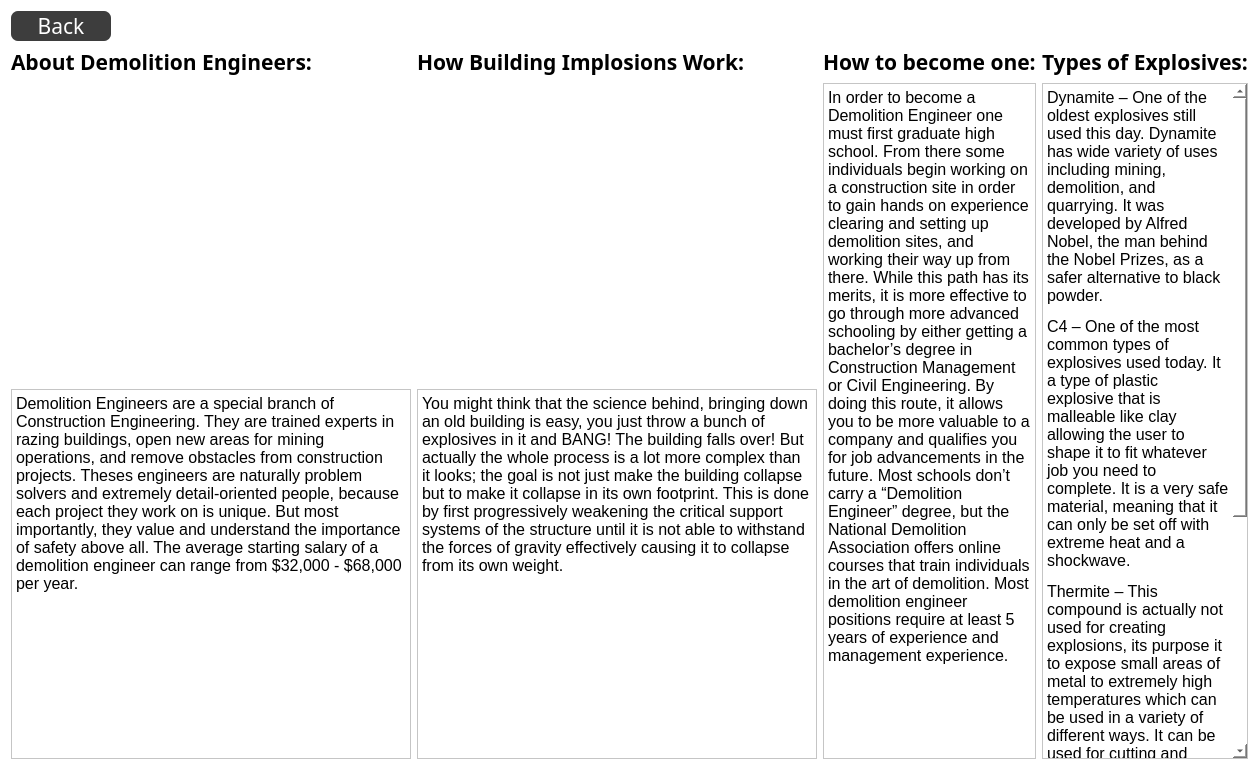
<?xml version="1.0" encoding="UTF-8"?>
<ui version="4.0">
 <class>EducationPage</class>
 <widget class="QWidget" name="EducationPage">
  <property name="geometry">
   <rect>
    <x>0</x>
    <y>0</y>
    <width>1213</width>
    <height>770</height>
   </rect>
  </property>
  <property name="windowTitle">
   <string>Form</string>
  </property>
  <property name="styleSheet">
   <string notr="true">QWidget{
background-color: white;
}</string>
  </property>
  <layout class="QGridLayout" name="gridLayout">
   <item row="0" column="0">
    <widget class="QPushButton" name="educationBackButton">
     <property name="minimumSize">
      <size>
       <width>100</width>
       <height>30</height>
      </size>
     </property>
     <property name="maximumSize">
      <size>
       <width>100</width>
       <height>60</height>
      </size>
     </property>
     <property name="font">
      <font>
       <family>Menlo</family>
       <pointsize>16</pointsize>
      </font>
     </property>
     <property name="styleSheet">
      <string notr="true">QPushButton{
border-style:solid;
background-color:#3d3d3d;
color:#fff;
border-radius:7px;
}

QPushButton:hover{
border-style:solid;
border-width: 3px;
border-color:#2DEC6C;
border-radius:7px;
}</string>
     </property>
     <property name="text">
      <string>Back</string>
     </property>
    </widget>
   </item>
   <item row="1" column="0">
    <layout class="QHBoxLayout" name="horizontalLayout">
     <item>
      <layout class="QVBoxLayout" name="verticalLayout">
       <item>
        <widget class="QLabel" name="demoEngLabel">
         <property name="font">
          <font>
           <family>Menlo</family>
           <pointsize>16</pointsize>
           <weight>75</weight>
           <bold>true</bold>
          </font>
         </property>
         <property name="text">
          <string>About Demolition Engineers:</string>
         </property>
        </widget>
       </item>
       <item>
        <widget class="QLabel" name="label">
         <property name="minimumSize">
          <size>
           <width>400</width>
           <height>300</height>
          </size>
         </property>
         <property name="maximumSize">
          <size>
           <width>400</width>
           <height>300</height>
          </size>
         </property>
         <property name="text">
          <string/>
         </property>
         <property name="pixmap">
          <pixmap resource="images.qrc">:/Images/demoEngineer.JPG</pixmap>
         </property>
        </widget>
       </item>
       <item>
        <widget class="QTextBrowser" name="demoEngTxt">
         <property name="html">
          <string>&lt;!DOCTYPE HTML PUBLIC &quot;-//W3C//DTD HTML 4.0//EN&quot; &quot;http://www.w3.org/TR/REC-html40/strict.dtd&quot;&gt;
&lt;html&gt;&lt;head&gt;&lt;meta name=&quot;qrichtext&quot; content=&quot;1&quot; /&gt;&lt;style type=&quot;text/css&quot;&gt;
p, li { white-space: pre-wrap; }
&lt;/style&gt;&lt;/head&gt;&lt;body style=&quot; font-family:'.SF NS Text'; font-size:13pt; font-weight:400; font-style:normal;&quot;&gt;
&lt;p style=&quot; margin-top:12px; margin-bottom:12px; margin-left:0px; margin-right:0px; -qt-block-indent:0; text-indent:0px;&quot;&gt;&lt;span style=&quot; font-family:'MS Shell Dlg 2'; font-size:12pt;&quot;&gt;Demolition Engineers are a special branch of Construction Engineering. They are trained experts in razing buildings, open new areas for mining operations, and remove obstacles from construction projects. Theses engineers are naturally problem solvers and extremely detail-oriented people, because each project they work on is unique. But most importantly, they value and understand the importance of safety above all. The average starting salary of a demolition engineer can range from &lt;/span&gt;&lt;span style=&quot; font-family:'Arial,sans-serif'; font-size:12pt; color:#000000; background-color:#ffffff;&quot;&gt;$32,000 - $68,000 per year.&lt;/span&gt;&lt;/p&gt;&lt;/body&gt;&lt;/html&gt;</string>
         </property>
        </widget>
       </item>
      </layout>
     </item>
     <item>
      <layout class="QVBoxLayout" name="verticalLayout_4">
       <item>
        <widget class="QLabel" name="buildingImpLabel">
         <property name="font">
          <font>
           <family>Menlo</family>
           <pointsize>16</pointsize>
           <weight>75</weight>
           <italic>false</italic>
           <bold>true</bold>
          </font>
         </property>
         <property name="text">
          <string>How Building Implosions Work:</string>
         </property>
        </widget>
       </item>
       <item>
        <widget class="QLabel" name="label_2">
         <property name="minimumSize">
          <size>
           <width>400</width>
           <height>300</height>
          </size>
         </property>
         <property name="maximumSize">
          <size>
           <width>400</width>
           <height>300</height>
          </size>
         </property>
         <property name="text">
          <string/>
         </property>
         <property name="pixmap">
          <pixmap resource="images.qrc">:/Images/buildingImp.JPG</pixmap>
         </property>
        </widget>
       </item>
       <item>
        <widget class="QTextBrowser" name="buildingImpTxt">
         <property name="html">
          <string>&lt;!DOCTYPE HTML PUBLIC &quot;-//W3C//DTD HTML 4.0//EN&quot; &quot;http://www.w3.org/TR/REC-html40/strict.dtd&quot;&gt;
&lt;html&gt;&lt;head&gt;&lt;meta name=&quot;qrichtext&quot; content=&quot;1&quot; /&gt;&lt;style type=&quot;text/css&quot;&gt;
p, li { white-space: pre-wrap; }
&lt;/style&gt;&lt;/head&gt;&lt;body style=&quot; font-family:'.SF NS Text'; font-size:13pt; font-weight:400; font-style:normal;&quot;&gt;
&lt;p style=&quot; margin-top:12px; margin-bottom:12px; margin-left:0px; margin-right:0px; -qt-block-indent:0; text-indent:0px;&quot;&gt;&lt;span style=&quot; font-family:'MS Shell Dlg 2'; font-size:12pt;&quot;&gt;You might think that the science behind, bringing down an old building is easy, you just throw a bunch of explosives in it and BANG! The building falls over! But actually the whole process is a lot more complex than it looks; the goal is not just make the building collapse but to make it collapse in its own footprint. This is done by first progressively weakening the critical support systems of the structure until it is not able to withstand the forces of gravity effectively causing it to collapse from its own weight. &lt;/span&gt;&lt;/p&gt;&lt;/body&gt;&lt;/html&gt;</string>
         </property>
        </widget>
       </item>
      </layout>
     </item>
     <item>
      <layout class="QVBoxLayout" name="verticalLayout_2">
       <item>
        <widget class="QLabel" name="demoCareerLabel">
         <property name="font">
          <font>
           <family>Menlo</family>
           <pointsize>16</pointsize>
           <weight>75</weight>
           <bold>true</bold>
          </font>
         </property>
         <property name="text">
          <string>How to become one:</string>
         </property>
        </widget>
       </item>
       <item>
        <widget class="QTextBrowser" name="demoCareerTxt">
         <property name="html">
          <string>&lt;!DOCTYPE HTML PUBLIC &quot;-//W3C//DTD HTML 4.0//EN&quot; &quot;http://www.w3.org/TR/REC-html40/strict.dtd&quot;&gt;
&lt;html&gt;&lt;head&gt;&lt;meta name=&quot;qrichtext&quot; content=&quot;1&quot; /&gt;&lt;style type=&quot;text/css&quot;&gt;
p, li { white-space: pre-wrap; }
&lt;/style&gt;&lt;/head&gt;&lt;body style=&quot; font-family:'.SF NS Text'; font-size:13pt; font-weight:400; font-style:normal;&quot;&gt;
&lt;p style=&quot; margin-top:12px; margin-bottom:12px; margin-left:0px; margin-right:0px; -qt-block-indent:0; text-indent:0px;&quot;&gt;&lt;span style=&quot; font-family:'MS Shell Dlg 2'; font-size:12pt;&quot;&gt;In order to become a Demolition Engineer one must first graduate high school. From there some individuals begin working on a construction site in order to gain hands on experience clearing and setting up demolition sites, and working their way up from there. While this path has its merits, it is more effective to go through more advanced schooling by either getting a bachelor’s degree in Construction Management or Civil Engineering. By doing this route, it allows you to be more valuable to a company and qualifies you for job advancements in the future. Most schools don’t carry a “Demolition Engineer” degree, but the National Demolition Association offers online courses that train individuals in the art of demolition. Most demolition engineer positions require at least 5 years of experience and management experience. &lt;/span&gt;&lt;/p&gt;&lt;/body&gt;&lt;/html&gt;</string>
         </property>
        </widget>
       </item>
      </layout>
     </item>
     <item>
      <layout class="QVBoxLayout" name="verticalLayout_3">
       <item>
        <widget class="QLabel" name="explosivesLabel">
         <property name="font">
          <font>
           <family>Menlo</family>
           <pointsize>16</pointsize>
           <weight>75</weight>
           <bold>true</bold>
          </font>
         </property>
         <property name="text">
          <string>Types of Explosives:</string>
         </property>
        </widget>
       </item>
       <item>
        <widget class="QTextBrowser" name="explosivesTxt">
         <property name="html">
          <string>&lt;!DOCTYPE HTML PUBLIC &quot;-//W3C//DTD HTML 4.0//EN&quot; &quot;http://www.w3.org/TR/REC-html40/strict.dtd&quot;&gt;
&lt;html&gt;&lt;head&gt;&lt;meta name=&quot;qrichtext&quot; content=&quot;1&quot; /&gt;&lt;style type=&quot;text/css&quot;&gt;
p, li { white-space: pre-wrap; }
&lt;/style&gt;&lt;/head&gt;&lt;body style=&quot; font-family:'.SF NS Text'; font-size:13pt; font-weight:400; font-style:normal;&quot;&gt;
&lt;p style=&quot; margin-top:12px; margin-bottom:12px; margin-left:0px; margin-right:0px; -qt-block-indent:0; text-indent:0px;&quot;&gt;&lt;span style=&quot; font-family:'MS Shell Dlg 2'; font-size:12pt;&quot;&gt;Dynamite – One of the oldest explosives still used this day. Dynamite has wide variety of uses including mining, demolition, and quarrying. It was developed by Alfred Nobel, the man behind the Nobel Prizes, as a safer alternative to black powder. &lt;/span&gt;&lt;/p&gt;
&lt;p style=&quot; margin-top:12px; margin-bottom:12px; margin-left:0px; margin-right:0px; -qt-block-indent:0; text-indent:0px;&quot;&gt;&lt;span style=&quot; font-family:'MS Shell Dlg 2'; font-size:12pt;&quot;&gt;C4 – One of the most common types of explosives used today. It a type of plastic explosive that is malleable like clay allowing the user to shape it to fit whatever job you need to complete. It is a very safe material, meaning that it can only be set off with extreme heat and a shockwave.&lt;/span&gt;&lt;/p&gt;
&lt;p style=&quot; margin-top:12px; margin-bottom:12px; margin-left:0px; margin-right:0px; -qt-block-indent:0; text-indent:0px;&quot;&gt;&lt;span style=&quot; font-family:'MS Shell Dlg 2'; font-size:12pt;&quot;&gt;Thermite – This compound is actually not used for creating explosions, its purpose it to expose small areas of metal to extremely high temperatures which can be used in a variety of different ways. It can be used for cutting and welding metal, purifying ores, and disabling military weapons. The resulting exothermic reaction can reach a maximum temperature up to 2500&lt;/span&gt;&lt;span style=&quot; font-family:'MS Shell Dlg 2'; font-size:12pt; vertical-align:super;&quot;&gt;o&lt;/span&gt;&lt;span style=&quot; font-family:'MS Shell Dlg 2'; font-size:12pt;&quot;&gt;C or 4532&lt;/span&gt;&lt;span style=&quot; font-family:'MS Shell Dlg 2'; font-size:12pt; vertical-align:super;&quot;&gt;o&lt;/span&gt;&lt;span style=&quot; font-family:'MS Shell Dlg 2'; font-size:12pt;&quot;&gt;F. &lt;/span&gt;&lt;/p&gt;
&lt;p style=&quot; margin-top:12px; margin-bottom:12px; margin-left:0px; margin-right:0px; -qt-block-indent:0; text-indent:0px;&quot;&gt;&lt;span style=&quot; font-family:'MS Shell Dlg 2'; font-size:12pt;&quot;&gt;HMX – One of most powerful military grade explosives that are being mass-produced by the United States. Not only is it used to bring down buildings, it can also be used to set off nuclear weapons, rocket propellant and for asteroid mining and research. &lt;/span&gt;&lt;/p&gt;&lt;/body&gt;&lt;/html&gt;</string>
         </property>
        </widget>
       </item>
      </layout>
     </item>
    </layout>
   </item>
  </layout>
 </widget>
 <resources>
  <include location="images.qrc"/>
 </resources>
 <connections/>
</ui>
